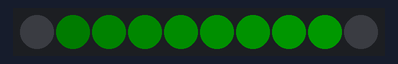
Simulated run of this sketch. Board: Arduino Uno, built with avr-gcc and run on an emulated ATmega328P. On the bench: 10 RGB LEDs in strip order, left to right. Dim RGB values are drawn brighter than linear.

Above: at 0.01 s.
At 4.54 s:
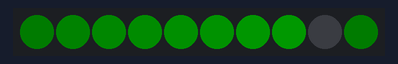
At 9.2 s:
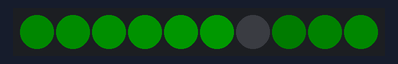
At 18.4 s:
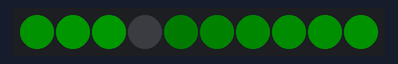
At 27.47 s:
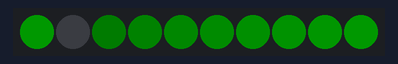
At 36.8 s:
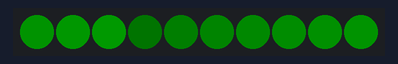

The sketch:

Neopixelstreifen04b.ino
```cpp
#include <Adafruit_NeoPixel.h>
int PIN = 6;
int NUMPIXELS = 10;
int MaxIntensitaet = 27;

Adafruit_NeoPixel pixels = Adafruit_NeoPixel(NUMPIXELS, PIN, NEO_GRB + NEO_KHZ800);

void setup() {
  pixels.begin();
}

void loop() {
  // Pulsierende LED:
  for (int i = 0; i < MaxIntensitaet; i++) {
    pixels.setPixelColor(0, pixels.Color(0, i % MaxIntensitaet, 0));
    pixels.setPixelColor(1, pixels.Color(0, (i + 3) % MaxIntensitaet, 0));
    pixels.setPixelColor(2, pixels.Color(0, (i + 6) % MaxIntensitaet, 0));
    pixels.setPixelColor(3, pixels.Color(0, (i + 9) % MaxIntensitaet, 0));
    pixels.setPixelColor(4, pixels.Color(0, (i + 12) % MaxIntensitaet, 0));
    pixels.setPixelColor(5, pixels.Color(0, (i + 15) % MaxIntensitaet, 0));
    pixels.setPixelColor(6, pixels.Color(0, (i + 18) % MaxIntensitaet, 0));
    pixels.setPixelColor(7, pixels.Color(0, (i + 21) % MaxIntensitaet, 0));
    pixels.setPixelColor(8, pixels.Color(0, (i + 24) % MaxIntensitaet, 0));
    pixels.setPixelColor(9, pixels.Color(0, (i + 27) % MaxIntensitaet, 0));
    pixels.show();
    delay(40);
  }
  for (int i = MaxIntensitaet; i > 0; i--) {
    pixels.setPixelColor(0, pixels.Color(0, i % MaxIntensitaet, 0));
    pixels.setPixelColor(1, pixels.Color(0, (i + 3) % MaxIntensitaet, 0));
    pixels.setPixelColor(2, pixels.Color(0, (i + 6) % MaxIntensitaet, 0));
    pixels.setPixelColor(3, pixels.Color(0, (i + 9) % MaxIntensitaet, 0));
    pixels.setPixelColor(4, pixels.Color(0, (i + 12) % MaxIntensitaet, 0));
    pixels.setPixelColor(5, pixels.Color(0, (i + 15) % MaxIntensitaet, 0));
    pixels.setPixelColor(6, pixels.Color(0, (i + 18) % MaxIntensitaet, 0));
    pixels.setPixelColor(7, pixels.Color(0, (i + 21) % MaxIntensitaet, 0));
    pixels.setPixelColor(8, pixels.Color(0, (i + 24) % MaxIntensitaet, 0));
    pixels.setPixelColor(9, pixels.Color(0, (i + 27) % MaxIntensitaet, 0));
    pixels.show();
    delay(40);
  }
}
```
